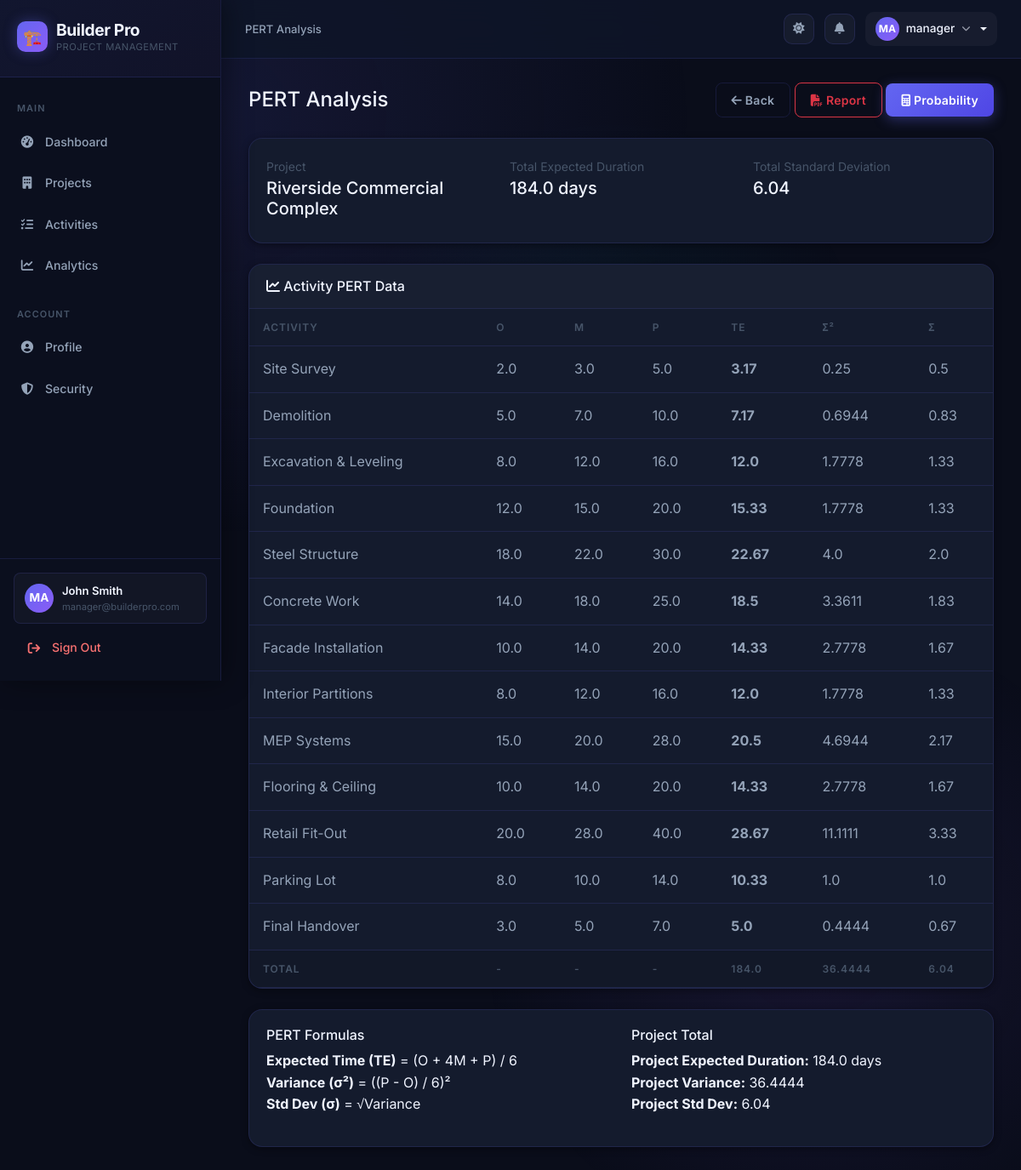
Page /activities/pert/2/ (signed in) on the committed database.
### projects/models.py (models this page shows, shortened)
class Project(models.Model):
    name = models.CharField(max_length=200)
    description = models.TextField(blank=True)
    client_name = models.CharField(max_length=200, blank=True)
    location = models.CharField(max_length=200, blank=True)
    start_date = models.DateField()
    end_date = models.DateField()
    budget = models.DecimalField(max_digits=15, decimal_places=2, default=0)
    status = models.CharField(max_length=20, choices=STATUS_CHOICES, default='planning')
    created_by = models.ForeignKey(User, on_delete=models.SET_NULL, null=True, related_name='projects')
    created_at = models.DateTimeField(auto_now_add=True)
    updated_at = models.DateTimeField(auto_now=True)

### activities/models.py (models this page shows, shortened)
class Activity(models.Model):
    project = models.ForeignKey(Project, on_delete=models.CASCADE, related_name='activities')
    name = models.CharField(max_length=200)
    description = models.TextField(blank=True)
    optimistic_time = models.FloatField(default=0)
    most_likely_time = models.FloatField(default=0)
    pessimistic_time = models.FloatField(default=0)
    expected_duration = models.FloatField(default=0, editable=False)
    variance = models.FloatField(default=0, editable=False)
    standard_deviation = models.FloatField(default=0, editable=False)
    cost = models.DecimalField(max_digits=12, decimal_places=2, default=0)
    priority = models.CharField(max_length=20, choices=PRIORITY_CHOICES, default='medium')
    status = models.CharField(max_length=20, choices=STATUS_CHOICES, default='not_started')
    assigned_to = models.ForeignKey(User, on_delete=models.SET_NULL, null=True, blank=True, related_name='activities')
    start_date = models.DateField(null=True, blank=True)
    end_date = models.DateField(null=True, blank=True)
    earliest_start = models.FloatField(default=0, editable=False)
    earliest_finish = models.FloatField(default=0, editable=False)
    latest_start = models.FloatField(default=0, editable=False)
    latest_finish = models.FloatField(default=0, editable=False)
    float_time = models.FloatField(default=0, editable=False)
    is_critical = models.BooleanField(default=False, editable=False)
    created_at = models.DateTimeField(auto_now_add=True)
    updated_at = models.DateTimeField(auto_now=True)
    class Meta:
        verbose_name_plural = 'Activities'
        ordering = ['project', 'earliest_start']

### activities/views.py (the view)
# urls.py: path('pert/<int:project_id>/', views.pert_analysis, name='pert_analysis'),
@login_required
def pert_analysis(request, project_id):
    project = get_object_or_404(Project, pk=project_id)
    activities = Activity.objects.filter(project=project)
    total_expected = sum(a.expected_duration for a in activities)
    total_variance = sum(a.variance for a in activities)
    total_std = total_variance ** 0.5
    return render(request, 'activities/pert_analysis.html', {
        'project': project,
        'activities': activities,
        'total_expected': round(total_expected, 2),
        'total_variance': round(total_variance, 4),
        'total_std': round(total_std, 2),
    })

### templates/activities/pert_analysis.html (shortened to what this page needs)
{% extends 'base.html' %}
{% block breadcrumb %}PERT Analysis{% endblock %}
{% block content %}
<div class="d-flex justify-content-between align-items-center mb-4">
    <h4 class="mb-0">PERT Analysis</h4>
    <div>
        <a href="{% url 'project_detail' project.pk %}" class="btn btn-outline-secondary"><i class="fas fa-arrow-left"></i> Back</a>
        <a href="{% url 'pert_report' project.pk %}" class="btn btn-outline-danger"><i class="fas fa-file-pdf"></i> Report</a>
        <a href="{% url 'pert_probability' project.pk %}" class="btn btn-primary"><i class="fas fa-calculator"></i> Probability</a>
    </div>
</div>
<div class="card mb-4">
    <div class="card-body">
        <div class="row">
            <div class="col-md-4">
                <small class="text-muted">Project</small>
                <h5>{{ project.name }}</h5>
            </div>
            <div class="col-md-4">
                <small class="text-muted">Total Expected Duration</small>
                <h5>{{ total_expected }} days</h5>
            </div>
            <div class="col-md-4">
                <small class="text-muted">Total Standard Deviation</small>
                <h5>{{ total_std }}</h5>
            </div>
        </div>
    </div>
</div>
<div class="card">
    <div class="card-header bg-white">
        <h6 class="mb-0"><i class="fas fa-chart-line"></i> Activity PERT Data</h6>
    </div>
    <div class="table-responsive">
        <table class="table table-hover mb-0">
            <thead>
                <tr>
                    <th>Activity</th>
                    <th>O</th>
                    <th>M</th>
                    <th>P</th>
                    <th>TE</th>
                    <th>σ²</th>
                    <th>σ</th>
                </tr>
            </thead>
            <tbody>
                {% for activity in activities %}
                <tr>
                    <td>{{ activity.name }}</td>
                    <td>{{ activity.optimistic_time }}</td>
                    <td>{{ activity.most_likely_time }}</td>
                    <td>{{ activity.pessimistic_time }}</td>
                    <td><strong>{{ activity.expected_duration }}</strong></td>
                    <td>{{ activity.variance }}</td>
                    <td>{{ activity.standard_deviation }}</td>
                </tr>
                {% empty %}
                <tr>
                    <td colspan="7" class="text-center text-muted py-4">No activities found.</td>
                </tr>
                {% endfor %}
            </tbody>
            <tfoot>
                <tr class="table-active">
                    <th>Total</th>
                    <th>-</th>
                    <th>-</th>
                    <th>-</th>
                    <th>{{ total_expected }}</th>
                    <th>{{ total_variance }}</th>
                    <th>{{ total_std }}</th>
                </tr>
            </tfoot>
        </table>
    </div>
</div>
<div class="card mt-4">
    <div class="card-body">
        <div class="row">
            <div class="col-md-6">
                <h6>PERT Formulas</h6>
                <ul class="list-unstyled">
                    <li><strong>Expected Time (TE)</strong> = (O + 4M + P) / 6</li>
                    <li><strong>Variance (σ²)</strong> = ((P - O) / 6)²</li>
                    <li><strong>Std Dev (σ)</strong> = √Variance</li>
                </ul>
            </div>
            <div class="col-md-6">
                <h6>Project Total</h6>
                <ul class="list-unstyled">
                    <li><strong>Project Expected Duration:</strong> {{ total_expected }} days</li>
                    <li><strong>Project Variance:</strong> {{ total_variance }}</li>
                    <li><strong>Project Std Dev:</strong> {{ total_std }}</li>
                </ul>
            </div>
        </div>
    </div>
</div>
{% endblock %}

### templates/base.html (shortened to what this page needs)
{% load static %}
<!DOCTYPE html>
<html lang="en">
<head>
    <link href="https://cdn.jsdelivr.net/npm/bootstrap@5.3.2/dist/css/bootstrap.min.css" rel="stylesheet">
    <link href="https://cdnjs.cloudflare.com/ajax/libs/font-awesome/6.5.1/css/all.min.css" rel="stylesheet">
    <link href="{% static 'css/builderpro.css' %}" rel="stylesheet">
</head>
<body {% if not user.is_authenticated %}class="auth-page"{% endif %}>
{% if user.is_authenticated %}
<div class="wrapper">
    <nav class="sidebar" id="sidebar">
        <div class="sidebar-header">
            <h3>
                <div class="sidebar-logo-icon">🏗️</div>
                <div>
                    Builder Pro
                    <div class="sidebar-tagline">Project Management</div>
                </div>
            </h3>
        </div>
        <div style="padding: 12px 0; flex: 1; overflow-y: auto;">
            <div class="nav-section-label">Main</div>
            <ul class="nav flex-column" style="list-style:none; padding:0; margin:0;">
                <li class="nav-item">
                    <a class="nav-link {% if request.resolver_match.url_name == 'dashboard' %}active{% endif %}"
                       href="{% url 'dashboard' %}">
                        <i class="fas fa-gauge-high"></i> Dashboard
                    </a>
                </li>
                <li class="nav-item">
                    <a class="nav-link {% if 'project' in request.resolver_match.url_name %}active{% endif %}"
                       href="{% url 'project_list' %}">
                        <i class="fas fa-building"></i> Projects
                    </a>
                </li>
                <li class="nav-item">
                    <a class="nav-link {% if 'activity' in request.resolver_match.url_name %}active{% endif %}"
                       href="{% url 'activity_list' %}">
                        <i class="fas fa-list-check"></i> Activities
                    </a>
                </li>
                <li class="nav-item">
                    <a class="nav-link {% if 'analytics' in request.resolver_match.url_name %}active{% endif %}"
                       href="{% url 'analytics_dashboard' %}">
                        <i class="fas fa-chart-line"></i> Analytics
                    </a>
                </li>
                <div class="nav-section-label" style="margin-top:8px;">Account</div>
                <li class="nav-item">
                    <a class="nav-link {% if request.resolver_match.url_name == 'profile' %}active{% endif %}"
                       href="{% url 'profile' %}">
                        <i class="fas fa-user-circle"></i> Profile
                    </a>
                </li>
                <li class="nav-item">
                    <a class="nav-link {% if request.resolver_match.url_name == 'change_password' %}active{% endif %}"
                       href="{% url 'change_password' %}">
                        <i class="fas fa-shield-halved"></i> Security
                    </a>
                </li>
            </ul>
        </div>
        <div class="sidebar-footer">
            <div class="sidebar-user">
                <div class="sidebar-user-avatar">{{ user.username|slice:":2"|upper }}</div>
                <div class="sidebar-user-info">
                    <div class="sidebar-user-name">{{ user.get_full_name|default:user.username }}</div>
                    <div class="sidebar-user-role">{{ user.email|default:"Admin" }}</div>
                </div>
            </div>
            <a href="{% url 'logout' %}" class="nav-link mt-2" style="color: #f87171; border-radius: 8px; padding: 9px 12px;">
                <i class="fas fa-arrow-right-from-bracket"></i> Sign Out
            </a>
        </div>
    </nav>
    <div id="content">
        <nav class="topbar">
            <div class="topbar-left">
                <span class="breadcrumb-text">
                    {% block breadcrumb %}{% endblock %}
                </span>
            </div>
            <div class="topbar-right">
                <button id="darkModeToggle" class="topbar-btn" onclick="toggleDarkMode()" title="Toggle theme">
                    <i class="fas fa-moon" id="themeIcon"></i>
                </button>
                <button class="topbar-btn" title="Notifications">
                    <i class="fas fa-bell"></i>
                </button>
                <div class="dropdown">
                    <button class="topbar-user dropdown-toggle" data-bs-toggle="dropdown" aria-expanded="false" style="border:none;">
                        <div class="topbar-user-avatar">{{ user.username|slice:":2"|upper }}</div>
                        <span class="d-none d-sm-inline">{{ user.username }}</span>
                        <i class="fas fa-chevron-down" style="font-size:0.65rem; opacity:0.6;"></i>
                    </button>
                </div>
            </div>
        </nav>
        <div class="main-content">
{% endif %}
    {% block content %}{% endblock %}
{% if user.is_authenticated %}
        </div>
    </div>
</div>
{% else %}
</div>
{% endif %}
</body>
</html>

### rows in the picture
Project: name "Riverside Commercial Complex"
Activity: name "Site Survey", optimistic_time "2.0", most_likely_time "3.0", pessimistic_time "5.0", expected_duration "3.17", variance "0.25", standard_deviation "0.5"
Activity: name "Demolition", optimistic_time "5.0", most_likely_time "7.0", pessimistic_time "10.0", expected_duration "7.17", variance "0.6944", standard_deviation "0.83"
Activity: name "Excavation & Leveling", optimistic_time "8.0", most_likely_time "12.0", pessimistic_time "16.0", expected_duration "12.0", variance "1.7778", standard_deviation "1.33"
Activity: name "Foundation", optimistic_time "12.0", most_likely_time "15.0", pessimistic_time "20.0", expected_duration "15.33", variance "1.7778", standard_deviation "1.33"
Activity: name "Steel Structure", optimistic_time "18.0", most_likely_time "22.0", pessimistic_time "30.0", expected_duration "22.67", variance "4.0", standard_deviation "2.0"
Activity: name "Concrete Work", optimistic_time "14.0", most_likely_time "18.0", pessimistic_time "25.0", expected_duration "18.5", variance "3.3611", standard_deviation "1.83"
Activity: name "Facade Installation", optimistic_time "10.0", most_likely_time "14.0", pessimistic_time "20.0", expected_duration "14.33", variance "2.7778", standard_deviation "1.67"
Activity: name "Interior Partitions", optimistic_time "8.0", most_likely_time "12.0", pessimistic_time "16.0", expected_duration "12.0", variance "1.7778", standard_deviation "1.33"
Activity: name "MEP Systems", optimistic_time "15.0", most_likely_time "20.0", pessimistic_time "28.0", expected_duration "20.5", variance "4.6944", standard_deviation "2.17"
Activity: name "Flooring & Ceiling", optimistic_time "10.0", most_likely_time "14.0", pessimistic_time "20.0", expected_duration "14.33", variance "2.7778", standard_deviation "1.67"
Activity: name "Retail Fit-Out", optimistic_time "20.0", most_likely_time "28.0", pessimistic_time "40.0", expected_duration "28.67", variance "11.1111", standard_deviation "3.33"
Activity: name "Parking Lot", optimistic_time "8.0", most_likely_time "10.0", pessimistic_time "14.0", expected_duration "10.33", variance "1.0", standard_deviation "1.0"
Activity: name "Final Handover", optimistic_time "3.0", most_likely_time "5.0", pessimistic_time "7.0", expected_duration "5.0", variance "0.4444", standard_deviation "0.67"

### other values in the picture
{{ user.username|slice:":2"|upper }} "MA"
{{ user.get_full_name|default:user.username }} "John Smith"
{{ user.email|default:"Admin" }} "manager@builderpro.com"
{{ user.username }} "manager"
{{ total_expected }} "184.0"
{{ total_std }} "6.04"
{{ total_variance }} "36.4444"
